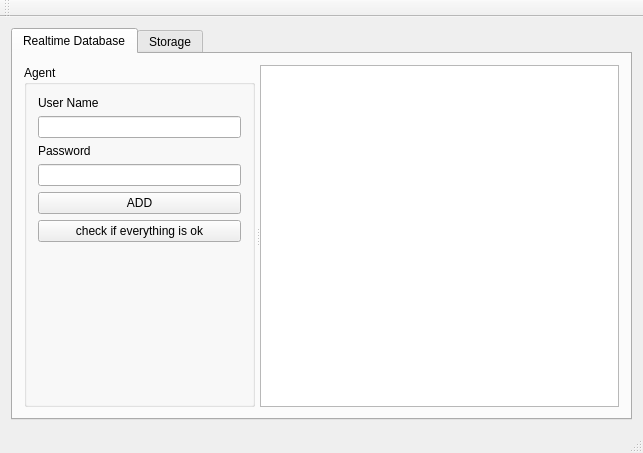
<?xml version="1.0" encoding="UTF-8"?>
<ui version="4.0">
 <class>MainWindow</class>
 <widget class="QMainWindow" name="MainWindow">
  <property name="geometry">
   <rect>
    <x>0</x>
    <y>0</y>
    <width>643</width>
    <height>453</height>
   </rect>
  </property>
  <property name="windowTitle">
   <string>MainWindow</string>
  </property>
  <widget class="QWidget" name="centralWidget">
   <layout class="QGridLayout" name="gridLayout">
    <item row="0" column="0">
     <widget class="QTabWidget" name="tabWidget">
      <property name="currentIndex">
       <number>0</number>
      </property>
      <widget class="QWidget" name="tab">
       <attribute name="title">
        <string>Realtime Database</string>
       </attribute>
       <layout class="QGridLayout" name="gridLayout_2">
        <item row="0" column="0">
         <widget class="QSplitter" name="splitter">
          <property name="orientation">
           <enum>Qt::Horizontal</enum>
          </property>
          <property name="handleWidth">
           <number>5</number>
          </property>
          <widget class="QGroupBox" name="groupBox">
           <property name="title">
            <string>Agent</string>
           </property>
           <layout class="QVBoxLayout" name="verticalLayout_2">
            <item>
             <widget class="QLabel" name="label">
              <property name="text">
               <string>User Name</string>
              </property>
             </widget>
            </item>
            <item>
             <widget class="QLineEdit" name="lineEdit_user_name"/>
            </item>
            <item>
             <widget class="QLabel" name="label_2">
              <property name="text">
               <string>Password</string>
              </property>
             </widget>
            </item>
            <item>
             <widget class="QLineEdit" name="lineEdit_password"/>
            </item>
            <item>
             <widget class="QPushButton" name="pushButton_add">
              <property name="text">
               <string>ADD</string>
              </property>
             </widget>
            </item>
            <item>
             <widget class="QPushButton" name="pushButton_check">
              <property name="text">
               <string>check if everything is ok</string>
              </property>
             </widget>
            </item>
            <item>
             <spacer name="verticalSpacer">
              <property name="orientation">
               <enum>Qt::Vertical</enum>
              </property>
              <property name="sizeHint" stdset="0">
               <size>
                <width>20</width>
                <height>183</height>
               </size>
              </property>
             </spacer>
            </item>
           </layout>
          </widget>
          <widget class="QTableWidget" name="tableWidget"/>
         </widget>
        </item>
       </layout>
      </widget>
      <widget class="QWidget" name="tab_2">
       <attribute name="title">
        <string>Storage</string>
       </attribute>
       <layout class="QVBoxLayout" name="verticalLayout">
        <item>
         <widget class="QPushButton" name="pushButton_upload">
          <property name="text">
           <string>Select Image from Local Storage and upload it to Firebase Storage</string>
          </property>
         </widget>
        </item>
        <item>
         <widget class="QProgressBar" name="progressBar">
          <property name="value">
           <number>0</number>
          </property>
         </widget>
        </item>
       </layout>
      </widget>
     </widget>
    </item>
   </layout>
  </widget>
  <widget class="QMenuBar" name="menuBar">
   <property name="geometry">
    <rect>
     <x>0</x>
     <y>0</y>
     <width>643</width>
     <height>20</height>
    </rect>
   </property>
  </widget>
  <widget class="QToolBar" name="mainToolBar">
   <attribute name="toolBarArea">
    <enum>TopToolBarArea</enum>
   </attribute>
   <attribute name="toolBarBreak">
    <bool>false</bool>
   </attribute>
  </widget>
  <widget class="QStatusBar" name="statusBar"/>
 </widget>
 <layoutdefault spacing="6" margin="11"/>
 <resources/>
 <connections/>
</ui>
